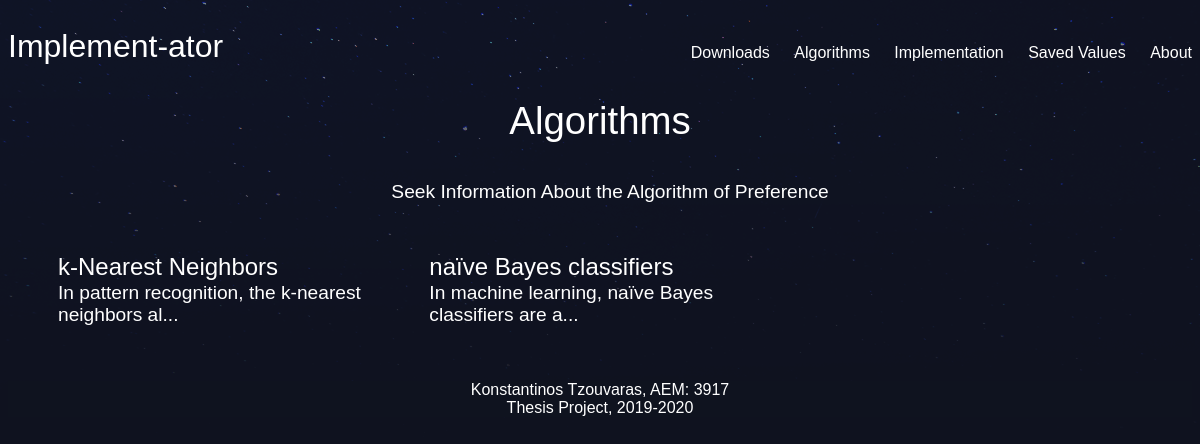
Page /algorithms/ on the committed database.
### algorithms/models.py (models this page shows, shortened)
class Algorithm(models.Model):
    title = models.CharField(max_length=100)
    slug = models.SlugField()
    info = models.TextField()
    def snippet(self):
        return self.info[:50] + '...'#From 0 to 50 chars.

### algorithms/views.py (the view)
# urls.py: path('', views.algorithms_home, name = 'algorithms_home'),
def algorithms_home(request):
    algorithms = Algorithm.objects.all().order_by('title')
    return render(request, 'algorithms/algorithms_home.html', {'algorithms': algorithms})

### algorithms/templates/algorithms/algorithms_home.html
{% extends 'base_layout.html' %}
{% block content %}
  <h1>Algorithms</h1>
  <p id="algorithm_paragraph">Seek Information About the Algorithm of Preference</p>
  <div class="algorithms">
    {% for algorithm in algorithms %}
      <div class = "algorithm">
        <h2><a href="{% url 'algorithms:detail' slug=algorithm.slug %}">{{ algorithm.title }}</a></h2>
        <p>{{ algorithm.snippet }}</p>
      </div>
    {% endfor %}
  </div>
{% endblock %}

### assets/styles.css (style rules this page uses)
body { background-color: #0f121f; background-image: url(stars.png); background-repeat-y: no-repeat; color: #fff; }
body * { font-family: "Calibri", sans-serif; }
h1, h2, h3, h4, h5 { font-weight: normal; margin: 0; }
a, a:hover, a:visited { color: #fff; text-decoration: none; }
div.wrapper h1 { text-align: center; margin: 1px auto; font-size: 2.4em; margin-bottom: 1em; }
div.wrapper p { text-align: center; margin: 1px auto; font-size: 1.2em; margin-bottom: 4em; }
div.algorithms p { text-align: left; margin: 1px auto; font-size: 1.2em; margin-bottom: 2em; }
.algorithms { display: grid; grid-template-columns: 1fr 1fr 1fr; grid-gap: 30px; margin-right: 50px; margin-left: 50px; }
.algorithm { padding: 10 px; position: relative; }
#algorithm_paragraph { margin-left: 20px; margin-bottom: 50px; }

### rows in the picture
Algorithm: title "k-Nearest Neighbors", snippet "In pattern recognition, the k-nearest neighbors al..."
Algorithm: title "naïve Bayes classifiers", snippet "In machine learning, naïve Bayes classifiers are a..."
